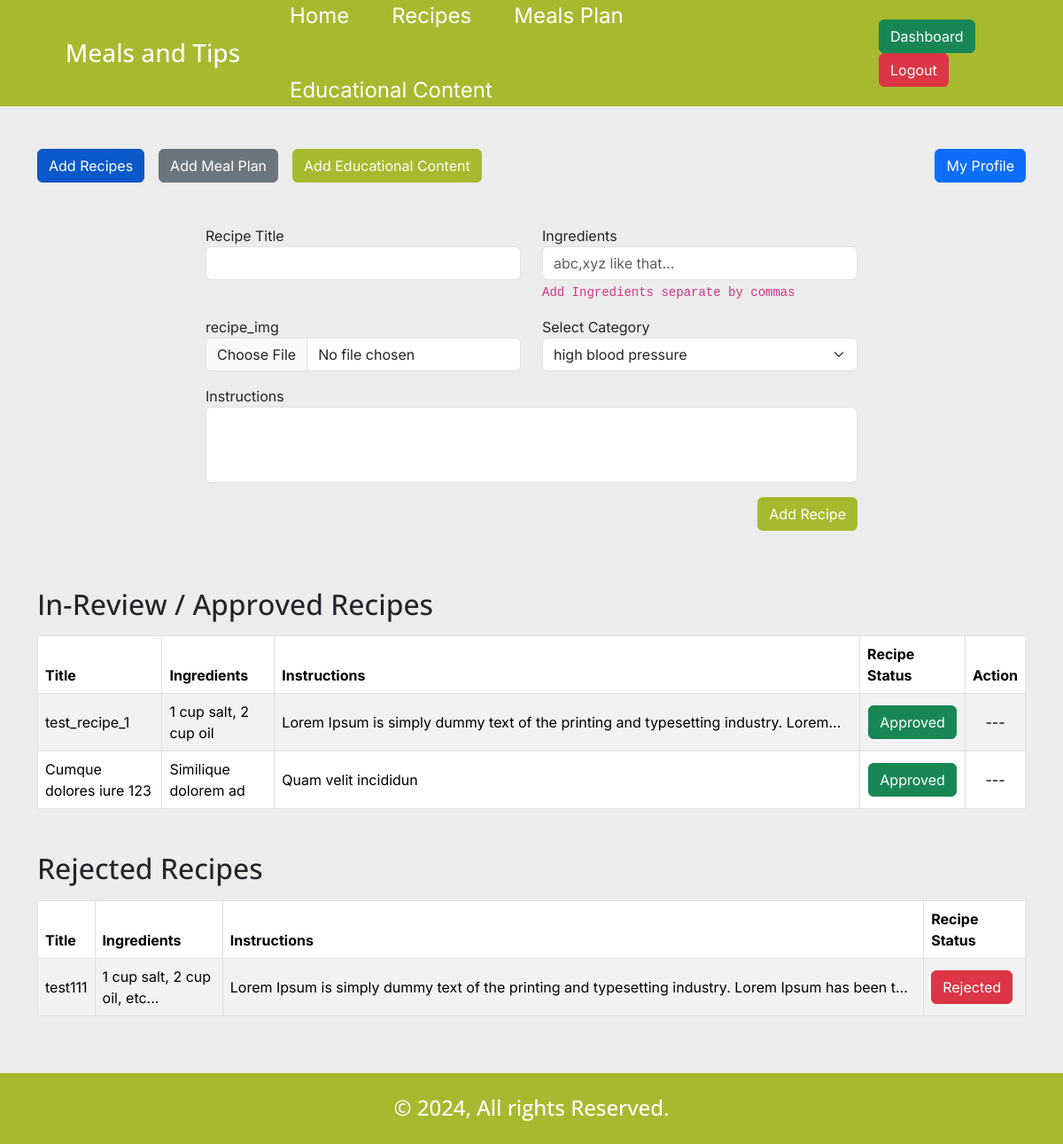
The page /nutritionistDashboard.php (signed in) on the database its author committed.
### tables this page shows
CREATE TABLE `recipes` (
  `id` int(11) NOT NULL,
  `recipe_title` varchar(255) NOT NULL,
  `ingredients` text NOT NULL,
  `instructions` text NOT NULL,
  `nutritionist_id` int(11) NOT NULL,
  `cat_id` int(11) NOT NULL,
  `recipe_status` enum('0','1','2') NOT NULL DEFAULT '0',
  `recipe_img` text DEFAULT NULL
);

### core/database.php (called while the page is built, shortened)
<?php
$db = mysqli_connect(HOST, DB_USER, DB_PWD, DB_NAME);
include_once 'functions.php';
if (isset($_SESSION['user'])) {
    $userID = $_SESSION['user'];
}

### nutritionistDashboard.php (the view, shortened to what this page needs)
<?php
require_once 'core/database.php';
?>
<!DOCTYPE html>
<html lang="en">
<head>
    <?php include 'includes/external_css.php'; ?>
    <link rel="stylesheet" href="css/style.min.css">
</head>
<body id="nutritionistDashboard">
    <?php include_once 'includes/header.php'; ?>
    <div class="container mx-auto mt-5 min-h-800">
        <div class="row">
            <div class="tab-buttons col-12 d-flex gap-3">
                <a href="#!" class="btn btn-primary active">Add Recipes</a>
                <a href="#!" class="btn btn-secondary">Add Meal Plan</a>
                <a href="#!" class="btn text-white btn-custom-green">Add Educational Content</a>
                <a href="./profile.php" class="btn btn-primary ms-auto">My Profile</a>
            </div>
        </div>
        <div class="row content-wrapper">
            <div class="col-12 mx-auto mt-4">
                <div class="row">
                    <div class="col-12 col-md-8 mx-auto mt-4">
                        <form id="recipe-form" enctype="multipart/form-data">
                            <div class="row">
                                <div class="col-12 col-md-6 mb-3">
                                    <div class="form-group">
                                        <label for="recipe-title">Recipe Title</label>
                                        <input type="text" autofocus name="recipe_title" id="recipe-title" required class="form-control">
                                    </div>
                                </div>
                                <div class="col-12 col-md-6 mb-3">
                                    <div class="form-group">
                                        <label for="ingredients">Ingredients</label>
                                        <input type="text" name="ingredients" id="ingredients" class="form-control" placeholder="abc,xyz like that..." required>
                                        <code>Add Ingredients separate by commas</code>
                                    </div>
                                </div>
                                <div class="col-12 col-md-6 mb-3">
                                    <div class="form-group">
                                        <label for="recipe_img">recipe_img</label>
                                        <input type="file" name="recipe_img" id="recipe_img" class="form-control" required>
                                    </div>
                                </div>
                                <div class="col-12 col-md-6 mb-3">
                                    <div class="form-group">
                                        <label for="category_type">Select Category</label>
                                        <select type="text" name="category_type" id="category_type" required class="form-select">
                                            <?= get_categories('categories'); ?>
                                        </select>
                                    </div>
                                </div>
                                <div class="col-12 mb-3">
                                    <div class="form-group">
                                        <label for="instructions">Instructions</label>
                                        <textarea rows="3" name="instructions" id="instructions" class="form-control" required></textarea>
                                    </div>
                                </div>
                                <div class="col-12">
                                    <div class="form-group">
                                        <button type="submit" name="recipe_submit" id="recipe-submit" class="btn btn-custom-green d-block ms-auto">
                                            Add Recipe
                                        </button>
                                    </div>
                                </div>
                            </div>
                        </form>
                    </div>
                </div>
                <div class="row mt-5">
                    <div class="col-12 mb-3">
                        <h2 class="my-3">In-Review / Approved Recipes</h2>
                        <?php
                        $getRecipe_Q = $db->query("CALL `get_recipes_list_review_or_approved_by_id`($userID)");
                        if (mysqli_num_rows($getRecipe_Q) > 0):
                        ?>
                            <table id="example" class="align-middle table table-striped table-bordered">
                                <thead>
                                    <tr>
                                        <th>Title</th>
                                        <th>Ingredients</th>
                                        <th>Instructions</th>
                                        <th>Recipe Status</th>
                                        <th>Action</th>
                                    </tr>
                                </thead>
                                <tbody>
                                    <?php while ($recipe_list = mysqli_fetch_object($getRecipe_Q)): ?>
                                        <tr>
                                            <td><?= $recipe_list->recipe_title ?></td>
                                            <td><?= $recipe_list->ingredients ?></td>
                                            <td><span title="<?= $recipe_list->instructions ?>" class="line-clamp-1"><?= $recipe_list->instructions ?></span></td>
                                            <td class="text-center">
                                                <?php if ($recipe_list->recipe_status == '0'): ?>
                                                    <span class="btn btn-secondary">In-Review</span>
                                                <?php else: ?>
                                                    <span class="btn btn-success">Approved</span>
                                                <?php endif; ?>
                                            </td>
                                            <td class="text-center">
                                                <?php if ($recipe_list->recipe_status == '0'): ?>
                                                    <a href="#!" data-bs-toggle="modal" data-bs-target="#editRecipeModal" data-id="<?= $recipe_list->recipe_id ?>" class="btn btn-sm btn-primary btn-edit-recipe">Edit</a>
                                                <?php else: ?>
                                                    ---
                                                <?php endif; ?>
                                            </td>
                                        </tr>
                                    <?php endwhile; ?>
                                </tbody>
                            </table>
                        <?php else: ?>
                            <h3 class="alert alert-secondary text-center">No Data Available.</h3>
                        <?php endif;
                        $db->next_result(); ?>
                    </div>
                    <div class="col-12 mb-5">
                        <h2 class="my-3">Rejected Recipes</h2>
                        <?php
                        $getRecipe1_Q = $db->query("CALL `get_recipes_list_rejected_by_id`($userID)");
                        if (mysqli_num_rows($getRecipe1_Q) > 0):
                        ?>
                            <table id="example1" class="align-middle table table-striped table-bordered">
                                <thead>
                                    <tr>
                                        <th>Title</th>
                                        <th>Ingredients</th>
                                        <th>Instructions</th>
                                        <th>Recipe Status</th>
                                    </tr>
                                </thead>
                                <tbody>
                                    <?php while ($recipe_list_ = mysqli_fetch_object($getRecipe1_Q)): ?>
                                        <tr>
                                            <td><?= $recipe_list_->recipe_title ?></td>
                                            <td><?= $recipe_list_->ingredients ?></td>
                                            <td><span title="<?= $recipe_list_->instructions ?>" class="line-clamp-1"><?= $recipe_list_->instructions ?></span></td>
                                            <td>
                                                <span class="btn btn-danger">Rejected</span>
                                            </td>
                                        </tr>
                                    <?php endwhile; ?>
                                </tbody>
                            </table>
                        <?php else: ?>
                            <h3 class="alert alert-secondary text-center">No Data Available.</h3>
                        <?php endif;
                        $db->next_result(); ?>
                    </div>
                </div>
            </div>
        </div>
    </div>
    <?php include_once 'includes/footer.php'; ?>
</body>
</html>

### rows shown on the page
recipes: recipe_title "test_recipe_1", ingredients "1 cup salt, 2 cup oil", instructions "Lorem Ipsum is simply dummy text of the printing and typesetting industry.…", recipe_status "Approved"
recipes: recipe_title "Cumque dolores iure 123", ingredients "Similique dolorem ad", instructions "Quam velit incididun", recipe_status "Approved"
recipes: recipe_title "test111", ingredients "1 cup salt, 2 cup oil, etc...", instructions "Lorem Ipsum is simply dummy text of the printing and typesetting industry. Lorem Ipsum has been…"

### other values the page prints
TITLE "Meals and Tips"
form field category_type "high blood pressure"
